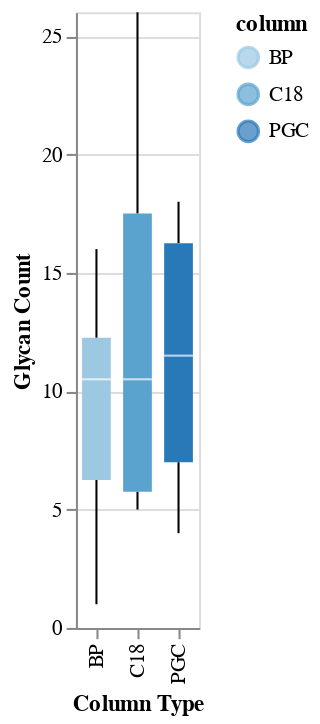

Notebook code cell kept with this figure:
### Code cell
# number of glycans per backbone that are shared
c = {}
peps = []
g = {}
gpep = []
for d in [bp, c18, pgc]:
    data = d.clean_peptide.tolist()
    peps.extend(list(set(data)))
    gp = create_ident(d, ['clean_peptide', 'glycan'])
    gpep.extend(set(gp))
for p in peps:
    c[p] = c.get(p, 0) + 1
c = dict(sorted(c.items(), key=lambda x: x[1], reverse=True))

for gp in gpep:
    g[gp] = g.get(gp, 0) + 1
g = dict(sorted(g.items(), key=lambda x: x[1], reverse=True))

common = [k for k in c.keys() if c[k]==3]
g_common = [k for k in g.keys() if g[k]==3]

columns = ['C18', 'PGC', 'BP']
frames = [c18, pgc, bp]
glycs = []
source = []
peptides = []
for peptide in common:
    for i, frame in enumerate(frames):
        peptides.append(peptide)
        sub = frame[frame.clean_peptide==peptide]
        gly = sub.glycan.unique()
        glycs.append(len(gly))
        source.append(columns[i])
print(len(source), len(peptides), len(glycs))
data = pd.DataFrame({'column':source, 'peptide':peptides, 'num gly':glycs})
bars = alt.Chart(data).mark_boxplot().encode(
    x=alt.X('column', title='Column Type'),
    y=alt.Y('mean(num gly)', title='Glycan Count'),
    color='column:O',
)

# error_bars = alt.Chart(data).mark_errorbar(extent='stdev').encode(
#     x=alt.X('column', title='Column Type'),
#     y=alt.Y('mean(num gly)', title='Glycan Count'),
# )
bars

### Figure 1 — Vega-Lite specification as saved in the notebook (floating-point values rounded to 4 significant figures)
{"config": {"view": {"continuousWidth": 400, "continuousHeight": 300}}, "data": {"name": "data-0c881944595dae782b9ffd3403d53d96"}, "mark": "boxplot", "encoding": {"color": {"type": "ordinal", "field": "column"}, "x": {"type": "nominal", "field": "column", "title": "Column Type"}, "y": {"type": "quantitative", "aggregate": "mean", "field": "num gly", "title": "Glycan Count"}}, "$schema": "https://vega.github.io/schema/vega-lite/v4.8.1.json", "datasets": {"data-0c881944595dae782b9ffd3403d53d96": [{"column": "C18", "peptide": "LCPDCPLLAPLNDSR", "num gly": 17}, {"column": "PGC", "peptide": "LCPDCPLLAPLNDSR", "num gly": 15}, {"column": "BP", "peptide": "LCPDCPLLAPLNDSR", "num gly": 15}, {"column": "C18", "peptide": "IYRQNGTLSK", "num gly": 6}, {"column": "PGC", "peptide": "IYRQNGTLSK", "num gly": 4}, {"column": "BP", "peptide": "IYRQNGTLSK", "num gly": 1}, {"column": "C18", "peptide": "NPEYNK", "num gly": 21}, {"column": "PGC", "peptide": "NPEYNK", "num gly": 18}, {"column": "BP", "peptide": "NPEYNK", "num gly": 10}, {"column": "C18", "peptide": "SRNLTK", "num gly": 11}, {"column": "PGC", "peptide": "SRNLTK", "num gly": 18}, {"column": "BP", "peptide": "SRNLTK", "num gly": 12}, {"column": "C18", "peptide": "CVYNCSFIK", "num gly": 19}, {"column": "PGC", "peptide": "CVYNCSFIK", "num gly": 17}, {"column": "BP", "peptide": "CVYNCSFIK", "num gly": 16}, {"column": "C18", "peptide": "EYQTIEDKCVYNCSFIK", "num gly": 5}, {"column": "PGC", "peptide": "EYQTIEDKCVYNCSFIK", "num gly": 5}, {"column": "BP", "peptide": "EYQTIEDKCVYNCSFIK", "num gly": 1}, {"column": "C18", "peptide": "SRNLTKDR", "num gly": 5}, {"column": "PGC", "peptide": "SRNLTKDR", "num gly": 7}, {"column": "BP", "peptide": "SRNLTKDR", "num gly": 7}, {"column": "C18", "peptide": "NLTKDR", "num gly": 5}, {"column": "PGC", "peptide": "NLTKDR", "num gly": 7}, {"column": "BP", "peptide": "NLTKDR", "num gly": 4}, {"column": "C18", "peptide": "QNGTLSK", "num gly": 10}, {"column": "PGC", "peptide": "QNGTLSK", "num gly": 10}, {"column": "BP", "peptide": "QNGTLSK", "num gly": 8}, {"column": "C18", "peptide": "KLCPDCPLLAPLNDSR", "num gly": 11}, {"column": "PGC", "peptide": "KLCPDCPLLAPLNDSR", "num gly": 16}, {"column": "BP", "peptide": "KLCPDCPLLAPLNDSR", "num gly": 11}, {"column": "C18", "peptide": "NLTK", "num gly": 10}, {"column": "PGC", "peptide": "NLTK", "num gly": 11}, {"column": "BP", "peptide": "NLTK", "num gly": 12}, {"column": "C18", "peptide": "TFMLAASWNGTK", "num gly": 26}, {"column": "PGC", "peptide": "TFMLAASWNGTK", "num gly": 12}, {"column": "BP", "peptide": "TFMLAASWNGTK", "num gly": 13}]}}
